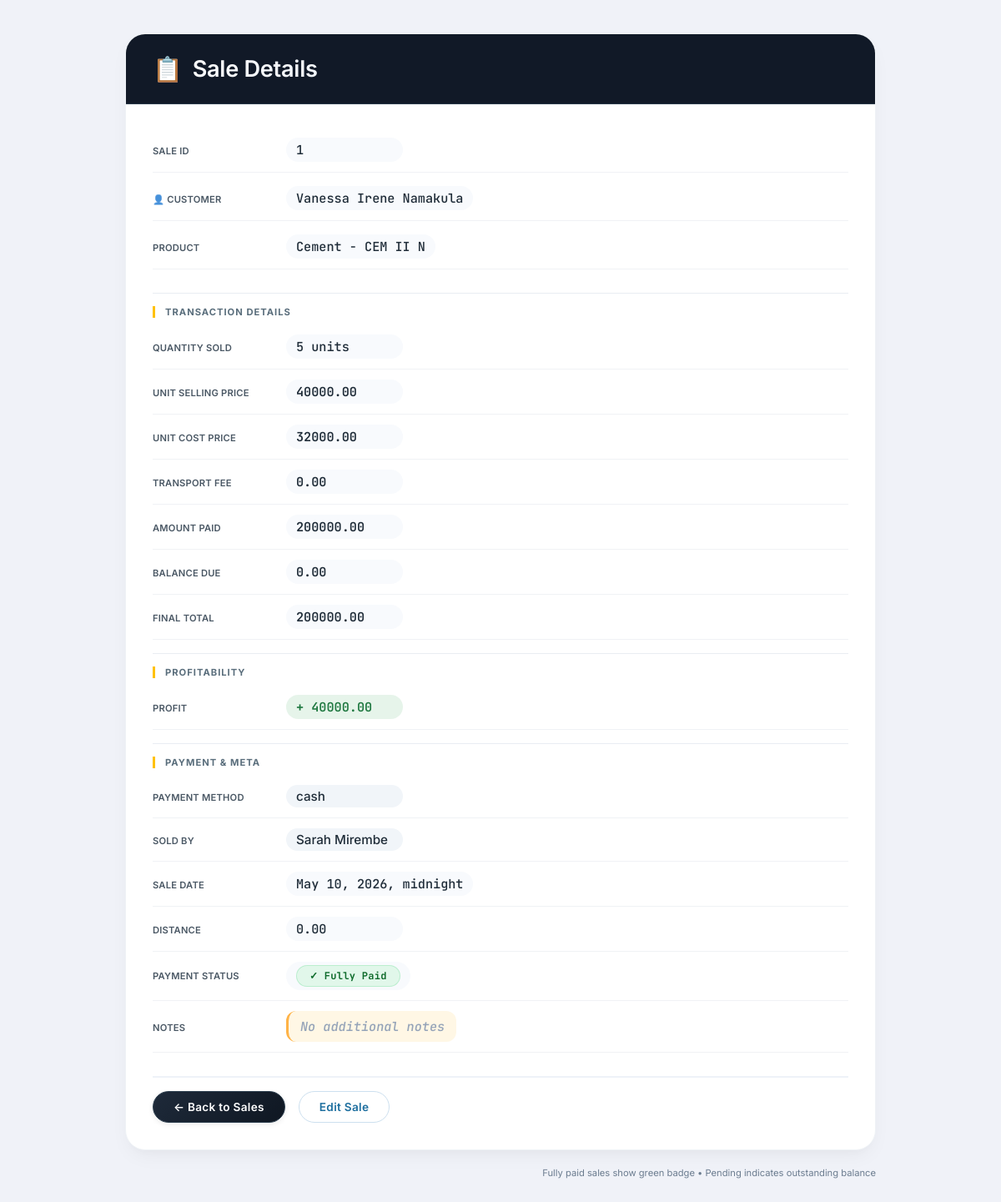
The app's page /sale/details/1/ with its own data.
### web/models.py (models this page shows, shortened)
class Sale(models.Model):
    PAYMENT_METHOD_CHOICES = [
        ('cash', 'Cash'),
        ('mobile_money', 'Mobile Money'),
        ('bank_transfer', 'Bank Transfer'),
        ('credit', 'Credit'),
    ]
    product = models.ForeignKey(
        Stock,
        on_delete=models.PROTECT
    )
    customer = models.ForeignKey(
        Customer,
        on_delete=models.SET_NULL,
        null=True
    )
    quantity_sold = models.IntegerField(
        validators=[MinValueValidator(1)]
    )
    unit_selling_price = models.DecimalField(
        max_digits=12,
        decimal_places=2,
        validators=[MinValueValidator(Decimal('0.01'))]
    )
    unit_cost_price = models.DecimalField(
        max_digits=12,
        decimal_places=2,
        validators=[MinValueValidator(Decimal('0.01'))]
    )
    subtotal = models.DecimalField(
        max_digits=12,
        decimal_places=2,
        default=Decimal('0.00')
    )
    profit = models.DecimalField(
        max_digits=12,
        decimal_places=2,
        default=Decimal('0.00')
    )
    final_total = models.DecimalField(
        max_digits=12,
        decimal_places=2,
        default=Decimal('0.00')
    )
    payment_method = models.CharField(
        max_length=20,
        choices=PAYMENT_METHOD_CHOICES,
        default='cash'
    )
    transport_fee = models.DecimalField(
        max_digits=12,
        decimal_places=2,
        default=Decimal('0.00'),
        validators=[MinValueValidator(Decimal('0.00'))]
    )
    amount_paid = models.DecimalField(
        max_digits=12,
        decimal_places=2,
        default=Decimal('0.00')
    )
    balance_due = models.DecimalField(
        max_digits=12,
        decimal_places=2,
        default=Decimal('0.00')
    )
    due_date = models.DateTimeField(
        blank=True,
        null=True
    )
    is_fully_paid = models.BooleanField(default=False)
    sale_date = models.DateTimeField(auto_now_add=True)
    sold_by = models.CharField(
        max_length=50,
        blank=True,
        null=True
    )
    notes = models.TextField(
        blank=True,
        null=True
    )

class Customer(models.Model):
    name = models.CharField(max_length=100)
    contact = models.CharField(
        max_length=20,
        blank=True,
        null=True
    )
    email = models.EmailField(
        blank=True,
        null=True
    )
    address = models.TextField(
        blank=True,
        null=True
    )
    nin = models.CharField(
        max_length=20,
        unique=True
    )
    distance_km = models.DecimalField(
        max_digits=5,
        decimal_places=2,
        default=Decimal('0.00')
    )
    is_credit_customer = models.BooleanField(default=False)

class Stock(models.Model):
    CATEGORY_CHOICES = [
        ('cement', 'Cement'),
        ('steel', 'Steel / Iron Bars'),
        ('nails', 'Nails'),
        ('hardware', 'Hardware'),
        ('roofing', 'Roofing'),
    ]
    STATUS_CHOICES = [
        ('critical', 'Critical - Below 10 units'),
        ('low', 'Low Stock - Below 30 units'),
        ('normal', 'Normal Stock'),
        ('overstock', 'Overstock'),
    ]
    PAYMENT_METHOD_CHOICES = [
        ('cash', 'Cash'),
        ('bank_transfer', 'Bank Transfer'),
        ('credit', 'Credit (Pay Later)'),
        ('cheque', 'Cheque'),
        ('mobile_money', 'Mobile Money'),
    ]
    UNIT_CHOICES = [
        ('pcs', 'Pieces'),
        ('kg', 'Kilograms'),
        ('bags', 'Bags'),
    ]
    product_name = models.CharField(max_length=50)
    category = models.CharField(
        max_length=60,
        choices=CATEGORY_CHOICES
    )
    description = models.TextField(
        blank=True,
        null=True
    )
    quantity = models.IntegerField(
        default=0,
        validators=[MinValueValidator(0)]
    )
    minimum_stock_level = models.IntegerField(
        default=10,
        validators=[MinValueValidator(0)]
    )
    maximum_stock_level = models.IntegerField(
        default=500,
        validators=[MinValueValidator(0)]
    )
    reorder_quantity = models.IntegerField(
        default=50,
        validators=[MinValueValidator(0)]
    )
    unit = models.CharField(
        max_length=10,
        choices=UNIT_CHOICES,
        default='pcs'
    )
    unit_cost = models.DecimalField(
        max_digits=12,
        decimal_places=2,
        validators=[MinValueValidator(Decimal('0.01'))]
    )
    selling_price = models.DecimalField(
        max_digits=12,
        decimal_places=2,
        validators=[MinValueValidator(Decimal('0.01'))]
    )
    received_date = models.DateField(auto_now_add=True)
    supplier = models.ForeignKey(
        Supplier,
        on_delete=models.SET_NULL,
        null=True
    )
    payment_method = models.CharField(
        max_length=20,
        choices=PAYMENT_METHOD_CHOICES,
        default='cash'
    )
    credit_due_date = models.DateField(
        blank=True,
        null=True
    )
    is_paid = models.BooleanField(default=False)
    status = models.CharField(
        max_length=20,
        choices=STATUS_CHOICES,
        default='normal'
    )
    notes = models.TextField(
        blank=True,
        null=True
    )

### web/views.py (the view)
# urls.py: path('sale/details/<int:pk>/', views.sale_details, name= "sale_details"),
def sale_details(request,pk):
    sale = get_object_or_404(Sale,pk=pk)
    context ={
        "sale":sale
    }
    return render(request,"sale_details.html",context)

### web/templates/sale_details.html (shortened to what this page needs)
<!DOCTYPE html>
<html lang="en">
<head>
</head>
<body>
<div class="details-container">
    <div class="card">
        <div class="card-header">
            <h1>Sale Details</h1>
        </div>
        <div class="card-content">
            <div class="detail-grid">
                <div class="detail-row">
                    <div class="label"> SALE ID</div>
                    <div class="value">{{ sale.id }}</div>
                </div>
                <div class="detail-row">
                    <div class="label">👤 CUSTOMER</div>
                    <div class="value">{{ sale.customer.name }}</div>
                </div>
                <div class="detail-row">
                    <div class="label"> PRODUCT</div>
                    <div class="value">{{ sale.product.product_name }}</div>
                </div>
            </div>
            <div class="divider-light"></div>
            <div class="detail-group-subtitle"> Transaction Details</div>
            <div class="detail-row">
                <div class="label"> Quantity Sold</div>
                <div class="value">{{ sale.quantity_sold }} units</div>
            </div>
            <div class="detail-row">
                <div class="label"> Unit Selling Price</div>
                <div class="value money-value">{{ sale.unit_selling_price }}</div>
            </div>
            <div class="detail-row">
                <div class="label"> Unit Cost Price</div>
                <div class="value money-value">{{ sale.unit_cost_price }}</div>
            </div>
            <div class="detail-row">
                <div class="label"> Transport Fee</div>
                <div class="value money-value">{{ sale.transport_fee }}</div>
            </div>
            <div class="detail-row">
                <div class="label"> Amount Paid</div>
                <div class="value money-value">{{ sale.amount_paid }}</div>
            </div>
            <div class="detail-row">
                <div class="label"> Balance Due</div>
                <div class="value money-value">{{ sale.balance_due }}</div>
            </div>
            <div class="detail-row">
                <div class="label"> Final Total</div>
                <div class="value money-value">{{ sale.final_total }}</div>
            </div>
            <div class="divider-light"></div>
            <div class="detail-group-subtitle"> Profitability</div>
            <div class="detail-row">
                <div class="label"> Profit</div>
                <div class="value profit-value money-value">+ {{ sale.profit }}</div>
            </div>
            <div class="divider-light"></div>
            <div class="detail-group-subtitle"> Payment & Meta</div>
            <div class="detail-row">
                <div class="label"> Payment Method</div>
                <div class="value special">{{ sale.payment_method }}</div>
            </div>
            <div class="detail-row">
                <div class="label">Sold By</div>
                <div class="value special">{{ sale.sold_by }}</div>
            </div>
            <div class="detail-row">
                <div class="label"> Sale Date</div>
                <div class="value">{{ sale.sale_date }}</div>
            </div>
            <div class="detail-row">
                <div class="label"> Distance</div>
                <div class="value">{{ sale.customer.distance_km }}</div>
            </div>
            <div class="detail-row">
                <div class="label"> Payment Status</div>
                <div class="value">
                    {% if sale.is_fully_paid %}
                        <span class="paid-badge">✓ Fully Paid</span>
                    {% else %}
                        <span class="pending-badge">⚠ Pending Balance</span>
                    {% endif %}
                </div>
            </div>
            <div class="detail-row notes-row">
                <div class="label"> Notes</div>
                <div class="value">
                    {% if sale.notes %}
                        {{ sale.notes }}
                    {% else %}
                        <span style="color: #94a3b8; font-style: italic;">No additional notes</span>
                    {% endif %}
                </div>
            </div>
            <div class="action-buttons">
                <a href="{% url 'sale_list' %}" class="btn btn-primary">
                    ← Back to Sales
                </a>
                <a href="{% url 'edit_sale' sale.id %}" class="btn btn-secondary">
                     Edit Sale
                </a>
            </div>
        </div>
    </div>
    <div style="margin-top: 20px; text-align: right; font-size: 0.7rem; color: #6b7c8f; font-weight: 400; max-width: 900px; margin-left: auto; margin-right: auto;">
        Fully paid sales show green badge • Pending indicates outstanding balance
    </div>
</div>
</body>
</html>

### web/templates/sale_details.html (style rules this page uses)
* { margin: 0; padding: 0; box-sizing: border-box; }
body { font-family: 'Inter', system-ui, -apple-system, 'Segoe UI', Roboto, 'Helvetica Neue', sans-serif; background: #f0f2f8; padding: 40px 28px; color: #1a2634; }
.details-container { max-width: 900px; margin: 0 auto; }
.card { background: white; border-radius: 24px; box-shadow: 0 10px 25px -5px rgba(0, 0, 0, 0.05), 0 8px 10px -6px rgba(0, 0, 0, 0.02); overflow: hidden; border: 1px solid #eef2f6; transition: all 0.2s ease; }
.card-header { background: #111927; padding: 24px 32px; border-bottom: 1px solid #2a3a4a; }
.card-header h1 { font-size: 1.7rem; font-weight: 600; letter-spacing: -0.3px; background: linear-gradient(135deg, #ffffff, #cbd5e6); background-clip: text; -webkit-background-clip: text; color: transparent; display: flex; align-items: center; gap: 12px; margin: 0; }
.card-header h1::before { content: "📋"; font-size: 1.8rem; background: none; -webkit-background-clip: unset; background-clip: unset; color: #ffd966; }
.card-content { padding: 28px 32px 32px 32px; }
.detail-grid { display: flex; flex-direction: column; gap: 4px; margin-bottom: 28px; }
.detail-row { display: flex; align-items: baseline; padding: 12px 0; border-bottom: 1px solid #f0f2f5; transition: background 0.15s ease; }
.label { width: 160px; flex-shrink: 0; font-weight: 600; font-size: 0.85rem; letter-spacing: 0.2px; color: #1e2f3f; text-transform: uppercase; font-size: 0.7rem; opacity: 0.8; }
.value { color: #1f2c38; font-weight: 500; font-size: 0.95rem; font-family: 'JetBrains Mono', monospace, 'Courier New'; word-break: break-word; background: #f8fafd; padding: 4px 12px; border-radius: 20px; display: inline-block; min-width: 140px; }
.paid-badge { background: #e1f7ea; color: #0e6b2b; font-weight: 700; padding: 5px 16px; border-radius: 40px; display: inline-flex; align-items: center; gap: 8px; font-size: 0.75rem; letter-spacing: 0.3px; box-shadow: inset 0 0 0 1px rgba(34, 197, 94, 0.2); }
.value.special { background: #f1f5f9; font-family: 'Inter', system-ui; }
.profit-value { font-weight: 700; color: #1f7840; background: #e6f4ea; }
.money-value { font-family: 'JetBrains Mono', monospace; font-weight: 600; }
.notes-row .value { background: #fff7e5; border-left: 3px solid #ffb347; border-radius: 12px; padding: 8px 14px; display: block; max-width: 100%; }
.action-buttons { margin-top: 28px; padding-top: 16px; display: flex; gap: 16px; align-items: center; justify-content: flex-start; border-top: 2px solid #eef2f8; }
.btn { display: inline-flex; align-items: center; justify-content: center; padding: 10px 24px; border-radius: 40px; font-size: 0.85rem; font-weight: 600; text-decoration: none; transition: all 0.2s ease; letter-spacing: 0.3px; gap: 8px; border: none; cursor: pointer; background: transparent; }
.btn-primary { background: linear-gradient(135deg, #1e2a3a, #0f1722); color: white; box-shadow: 0 2px 6px rgba(0, 0, 0, 0.08); border: 1px solid #2c3e4e; }
.btn-secondary { background: white; color: #1e6f9f; border: 1px solid #cde0ef; }
.detail-group-subtitle { font-size: 0.7rem; text-transform: uppercase; letter-spacing: 1px; font-weight: 700; color: #5a6e7c; margin: 15px 0 8px 0; border-left: 3px solid #ffc107; padding-left: 12px; }
.divider-light { height: 1px; background: #e9edf2; margin: 16px 0 4px 0; }
.card { transition: box-shadow 0.2s; }

### records on screen
Sale: id "1", customer.name "Vanessa Irene Namakula", product.product_name "Cement - CEM II N", quantity_sold "5", unit_selling_price "40000.00", unit_cost_price "32000.00", transport_fee "0.00", amount_paid "200000.00", balance_due "0.00", final_total "200000.00", profit "40000.00", payment_method "cash", sold_by "Sarah Mirembe", sale_date "May 10, 2026, midnight", customer.distance_km "0.00"
